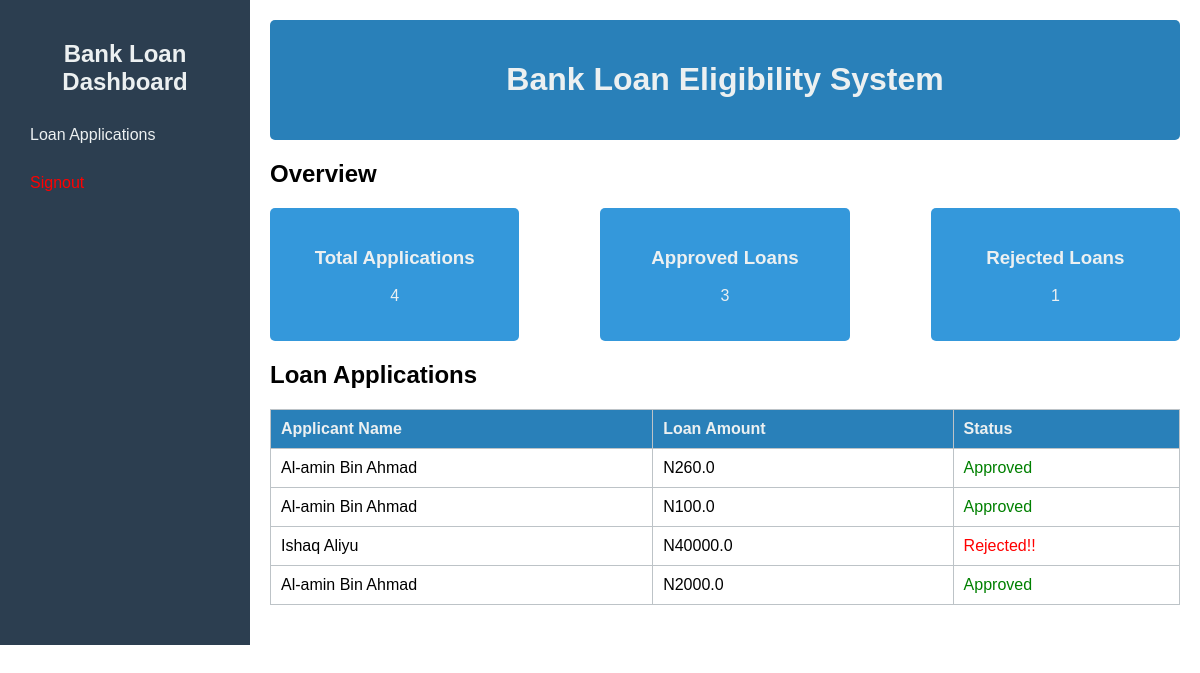
The page /dashboard/ (signed in) on the database its author committed.
### bankloanApp/models.py (models this page shows, shortened)
class Loan(models.Model):
    name = models.CharField(max_length=225)
    loan_amount = models.CharField(max_length=225)
    loan_status = models.CharField(max_length=225)
    user = models.ForeignKey(user, on_delete=models.CASCADE)

### bankloanApp/views.py (the view)
# urls.py: path('dashboard/', views.dashboard, name="dashboard"),
@login_required(login_url='/signin')
def dashboard(request):
    applications = Loan.objects.all().order_by('-id')
    approved = Loan.objects.filter(loan_status='Approved').count()
    rejected = Loan.objects.filter(loan_status='Rejected!!').count()
    apps = applications.count()
    current_user = request.user
    user_applications = Loan.objects.filter(user=current_user)
    context = {
        "apps": applications,
        "all": apps,
        "approved": approved,
        "rejected": rejected,
        "current_user": current_user,
        "user_applications": user_applications,
    }
    return render(request, "dashboard.html", context)

### templates/dashboard.html (shortened to what this page needs)
{% load static %}
<!DOCTYPE html>
<html lang="en">
<head>
    <link rel="stylesheet" href="{% static '/css/styles.css' %}">
</head>
<body>
    <div class="sidebar">
        <h2>Bank Loan Dashboard</h2>
        <ul>
            <li><a href="/">Loan Applications</a></li>
            <li><a href="/signout" style="color: red;">Signout</a></li>
        </ul>
    </div>
    <div class="main-content">
        <header>
            <h1>Bank Loan Eligibility System</h1>
        </header>
        {% if current_user.is_superuser %}
        <section id="overview">
            <h2>Overview</h2>
            <div class="stats">
                <div class="stat-box">
                    <h3>Total Applications</h3>
                    <p>{{all}}</p>
                </div>
                <div class="stat-box">
                    <h3>Approved Loans</h3>
                    <p>{{approved}}</p>
                </div>
                <div class="stat-box">
                    <h3>Rejected Loans</h3>
                    <p>{{rejected}}</p>
                </div>
            </div>
        </section>
        {% endif %}
        <section id="applications">
            <h2>Loan Applications</h2>
            <table>
                <thead>
                    <tr>
                        <th>Applicant Name</th>
                        <th>Loan Amount</th>
                        <th>Status</th>
                    </tr>
                </thead>
                {% if current_user.is_superuser %}
                <tbody>
                    {% for app in apps %}
                    <tr>
                        <td>{{app.name}}</td>
                        <td>N{{app.loan_amount}}</td>
                        {% if app.loan_status == 'Approved' %}
                        <td style="color: green;">{{app.loan_status}}</td>
                        {% else %}
                        <td style="color: red;">{{app.loan_status}}</td>
                        {% endif %}
                    </tr>
                    {% endfor %}
                </tbody>
                {% endif %}
            </table>
        </section>
    </div>
</body>
</html>

### static/css/styles.css (style rules this page uses)
body { font-family: Arial, sans-serif; margin: 0; padding: 0; display: flex; }
.sidebar { width: 250px; background-color: #2c3e50; color: #ecf0f1; padding: 20px; box-sizing: border-box; }
.sidebar h2 { text-align: center; margin-bottom: 20px; }
.sidebar ul { list-style: none; padding: 0; }
.sidebar ul li { margin: 10px 0; }
.sidebar ul li a { color: #ecf0f1; text-decoration: none; display: block; padding: 10px; border-radius: 5px; transition: background-color 0.3s; }
.main-content { flex-grow: 1; padding: 20px; box-sizing: border-box; }
header { background-color: #2980b9; color: #ecf0f1; padding: 20px; text-align: center; border-radius: 5px; margin-bottom: 20px; }
.stats { display: flex; justify-content: space-between; margin-bottom: 20px; }
.stat-box { background-color: #3498db; color: #ecf0f1; padding: 20px; border-radius: 5px; width: 23%; text-align: center; }
table { width: 100%; border-collapse: collapse; margin-bottom: 20px; }
table, th, td { border: 1px solid #bdc3c7; }
th, td { padding: 10px; text-align: left; }
th { background-color: #2980b9; color: #ecf0f1; }

### rows shown on the page
Loan: name "Al-amin Bin Ahmad", loan_amount "260.0", loan_status "Approved"
Loan: name "Al-amin Bin Ahmad", loan_amount "100.0", loan_status "Approved"
Loan: name "Ishaq Aliyu", loan_amount "40000.0", loan_status "Rejected!!"
Loan: name "Al-amin Bin Ahmad", loan_amount "2000.0", loan_status "Approved"

### other values the page prints
{{ all }} "4"
{{ approved }} "3"
{{ rejected }} "1"
